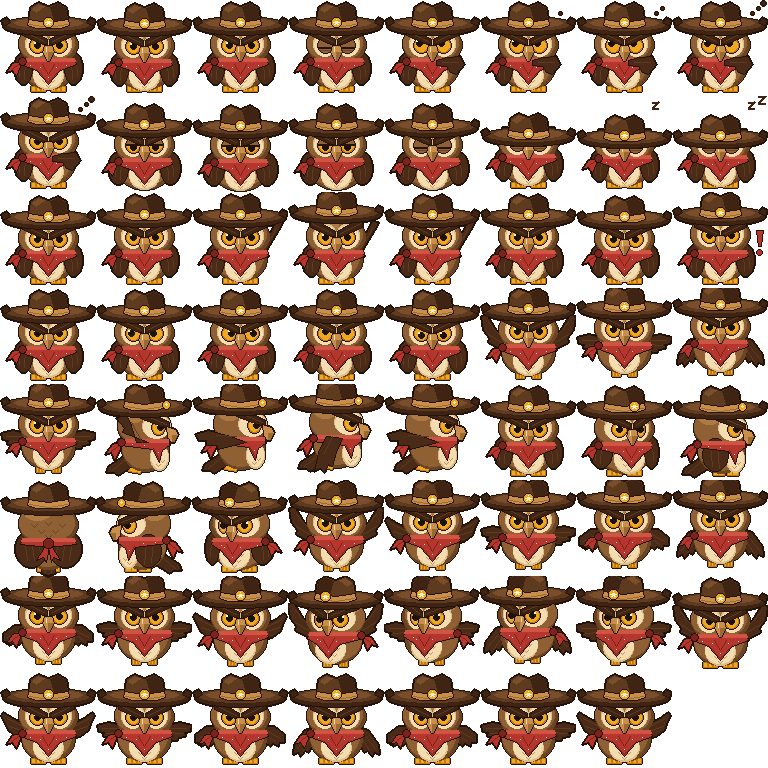

Generate this figure with Python:
from PIL import Image, ImageDraw, ImageOps
import json, os
# which hat he wears: cowboy (the usual), sheriff, bowler or sombrero. KUWA_HAT=sheriff python3 kuwa.py, or run kuwa_hats.py for all
HAT=os.environ.get('KUWA_HAT','cowboy'); SFX='' if HAT=='cowboy' else '-'+HAT
h=lambda s:(int(s[1:3],16),int(s[3:5],16),int(s[5:7],16),255)
OL=h('#24130a'); HD=h('#3f2414'); HM=h('#5e3a1f'); HL=h('#7a4e2a')
BD=h('#6b4423'); BM=h('#8f6033'); BL=h('#ad7a44'); WD=h('#4a2b17'); WM=h('#5f3a1e')
TN=h('#c98f4a'); TD=h('#9a6a30'); C=h('#f3ddb0'); CD=h('#dcbf88')
A=h('#f0a81e'); AD=h('#c47a12'); K=h('#1a120c'); W=h('#fff6dc')
R=h('#b4362c'); RD=h('#7e221c'); RL=h('#cf5444')
S=96
class Cv:
    def __init__(s):
        s.im=Image.new('RGBA',(S,S),(0,0,0,0)); s.d=ImageDraw.Draw(s.im)
    def E(s,box,f,ol=None,dy=0): s.d.ellipse([box[0],box[1]+dy,box[2],box[3]+dy],fill=f,outline=ol)
    def P(s,pts,f,ol=None,dy=0): s.d.polygon([(x,y+dy) for x,y in pts],fill=f,outline=ol)
    def L(s,pts,f,w=1,dy=0): s.d.line([(x,y+dy) for x,y in pts],fill=f,width=w)
    def pt(s,x,y,c): s.d.point((x,y),c)
    def outline(s):
        px=s.im.load(); add=[]
        for y in range(S):
            for x in range(S):
                if px[x,y][3]==0:
                    for ax,ay in ((1,0),(-1,0),(0,1),(0,-1)):
                        X,Y=x+ax,y+ay
                        if 0<=X<S and 0<=Y<S and px[X,Y][3]!=0: add.append((x,y)); break
        for x,y in add: px[x,y]=OL
mx=lambda pts:[(96-x,y) for x,y in pts]
def star5(c,cx,cy,r,f,dy):
    import math
    pts=[(cx+(r if k%2==0 else r*.45)*math.sin(k*math.pi/5),cy-(r if k%2==0 else r*.45)*math.cos(k*math.pi/5)) for k in range(10)]
    c.P(pts,f,OL,dy)
def hat(c,t,star=48,band=True):
    if HAT=='sheriff': return hat_sheriff(c,t,star)
    if HAT=='bowler': return hat_bowler(c,t,star)
    if HAT=='sombrero': return hat_sombrero(c,t,star)
    hat_cowboy(c,t,star)
def hat_sheriff(c,t,star):
    D,M,L_=h('#1f1a18'),h('#332c28'),h('#4c443e'); SV,SVD=h('#c8c8d0'),h('#8a8a94')
    c.E((1,16,95,35),D,OL,t); c.E((4,16,92,30),M,None,t); c.E((12,17,84,27),L_,None,t)
    c.P([(1,26),(0,18),(5,15),(10,22)],D,OL,t); c.P([(95,26),(96,18),(91,15),(86,22)],D,OL,t)
    c.P([(26,25),(29,5),(37,0),(48,4),(59,0),(67,5),(70,25),(60,28),(36,28)],M,OL,t)
    c.P([(50,5),(59,1),(66,6),(69,25),(60,27),(56,27)],D,None,t); c.P([(31,8),(37,3),(43,5),(35,11)],L_,None,t)
    c.P([(26,25),(27,19),(48,22),(69,19),(70,25),(60,28),(36,28)],SV,OL,t); c.L([(28,24),(48,27),(68,24)],SVD,1,t)
    if star is not None: star5(c,star,13,9,A,t); c.pt(star,13+t,W); c.pt(star-1,12+t,W)
def hat_bowler(c,t,star):
    D,M,L_=h('#1c1716'),h('#2e2826'),h('#4a423e'); B,BD_=h('#7e221c'),h('#5a1612')
    c.E((14,21,82,34),D,OL,t); c.E((17,21,79,30),M,None,t)
    c.P([(14,28),(11,22),(17,24)],D,OL,t); c.P([(82,28),(85,22),(79,24)],D,OL,t)
    c.d.chord([26,0+t,70,40+t],180,360,fill=M,outline=OL); c.d.rectangle([27,19+t,69,26+t],fill=M)
    c.d.chord([31,3+t,52,30+t],200,300,fill=L_)
    c.P([(26,20),(70,20),(70,26),(26,26)],B,OL,t); c.L([(27,25),(69,25)],BD_,1,t)
    if star is not None: c.E((star+10,21,star+14,25),h('#c98f4a'),OL,t)
def hat_sombrero(c,t,star):
    S_,SM,SD=h('#e8c274'),h('#c99a44'),h('#9a7030'); RR,GG=h('#b4362c'),h('#3f7a3a')
    c.E((-2,17,98,39),SD,OL,t); c.E((0,17,96,35),S_,None,t); c.E((10,19,86,31),SM,None,t)
    c.P([(-2,30),(-2,20),(4,17),(8,26)],SD,OL,t); c.P([(98,30),(98,20),(92,17),(88,26)],SD,OL,t)
    for k,x in enumerate(range(6,92,9)): c.pt(x,33+t+(k%2),RR); c.pt(x+1,33+t+(k%2),RR)
    c.P([(33,27),(38,6),(44,1),(52,1),(58,6),(63,27),(56,30),(40,30)],S_,OL,t)
    c.P([(50,2),(57,6),(62,26),(56,29),(53,29)],SM,None,t); c.P([(39,9),(43,4),(46,5),(41,14)],h('#f6dca0'),None,t)
    zz=[(34,22),(38,26),(42,22),(46,26),(50,22),(54,26),(58,22),(62,26)]
    c.P([(34,20),(62,20),(63,27),(33,27)],GG,OL,t); c.L(zz,RR,2,t)
def hat_cowboy(c,t,star=48):
    c.E((3,17,93,35),HD,OL,t); c.E((6,17,90,30),HM,None,t); c.E((14,18,82,27),HL,None,t)
    c.P([(3,26),(1,20),(6,17),(10,22)],HD,OL,t); c.P([(93,26),(95,20),(90,17),(86,22)],HD,OL,t)
    c.P([(27,25),(30,7),(38,2),(48,6),(58,2),(66,7),(69,25),(60,28),(36,28)],HM,OL,t)
    c.P([(50,7),(58,3),(65,8),(68,25),(60,27),(56,27)],HD,None,t)
    c.P([(32,9),(38,4),(44,6),(36,12)],HL,None,t)
    c.P([(27,25),(28,19),(48,22),(68,19),(69,25),(60,28),(36,28)],TN,OL,t)
    c.L([(29,24),(48,27),(67,24)],TD,1,t)
    if star is not None:
        sx=star-48
        c.E((43+sx,17,53+sx,27),A,OL,t)
        for (x,y) in [(48,19),(47,21),(48,21),(49,21),(45,22),(46,22),(47,22),(48,22),(49,22),(50,22),(51,22),(47,23),(48,23),(49,23),(46,24),(47,24),(49,24),(50,24)]: c.pt(x+sx,y+t,W)
def extras(c,extra):
    if extra=='bang':
        c.P([(84,38),(91,38),(89,54),(86,54)],R,OL); c.E((84,57,90,63),R,OL)
    def z(x,y,s): c.L([(x,y),(x+s,y),(x,y+s),(x+s,y+s)],HD,2)
    if extra in('z1','z2'): z(76,6,6)
    if extra=='z2': z(84,2,8) if False else z(86,-8+8,7)
    if extra and extra.startswith('dot'):
        n=int(extra[3])
        for i,(x,y,r) in enumerate([(80,12,2),(86,7,2),(91,2,3)][:n]): c.E((x-r,y-r+1,x+r,y+r+1),HD,OL)
FLY={'U':[(28,54),(16,44),(6,28),(1,30),(3,44),(9,52),(8,56),(16,60),(27,66)],
     'M':[(28,54),(12,50),(1,53),(2,59),(8,60),(7,64),(14,65),(15,68),(27,67)],
     'D':[(28,54),(16,58),(6,72),(5,82),(10,80),(12,84),(17,78),(20,80),(27,67)]}
FLYL={'U':[[(24,54),(8,36)],[(24,58),(8,48)]],'M':[[(24,56),(6,56)],[(24,60),(10,61)]],'D':[[(24,58),(9,76)],[(25,62),(15,78)]]}
_l=lambda A,B:[((a[0]+b[0])/2,(a[1]+b[1])/2) for a,b in zip(A,B)]
FLY['a']=_l(FLY['U'],FLY['M']); FLY['b']=_l(FLY['M'],FLY['D'])
FLYL['a']=[_l(x,y) for x,y in zip(FLYL['U'],FLYL['M'])]; FLYL['b']=[_l(x,y) for x,y in zip(FLYL['M'],FLYL['D'])]
def front(hdy=0,bob=0,gy=0,hatd=0,eyes='open',look=(0,0),brow=0,wing='down',feet='stand',sf=0,puff=0,extra=None):
    c=Cv(); o=hdy+bob+gy; b=bob+gy; t=o+hatd
    # feet
    if feet=='stand':
        for cx in (38,58):
            for k in (-5,0,5): c.P([(cx+k-2,86),(cx+k+2,86),(cx+k+2,91),(cx+k-2,91)],A,AD)
    elif feet=='tuck':
        for cx in (40,56):
            for k in (-3,0,3): c.P([(cx+k-1,86),(cx+k+1,86),(cx+k+1,92),(cx+k-1,92)],A,AD,b)
    if wing[:3]=='fly':
        k=wing[3]
        for m in (False,True):
            pts=FLY[k]; c.P(mx(pts) if m else pts,WD,OL,b)
            for ln in FLYL[k]: c.L(mx(ln) if m else ln,WM,1,b)
    # body
    c.E((22-puff,44,74+puff,89),BD,None,b); c.E((22-puff,43,71+puff,86),BM,None,b)
    nearw=4 if sf>0 else 0
    if wing[:3]!='fly':
        c.E((14-puff,52,32+nearw,84),WD,OL,b); c.L([(20,60),(19,76)],WM,1,b); c.L([(25,60),(24,79)],WM,1,b)
        if wing=='down':
            c.E((64+nearw,52,82+puff,84),WD,OL,b); c.L([(76,60),(77,76)],WM,1,b)
            if not nearw: c.L([(71,60),(72,79)],WM,1,b)
        elif wing=='up':
            c.P([(66,62),(74,58),(86,38+o-b),(90,30+o-b),(84,29+o-b),(78,40+o-b),(68,52)],WD,OL,b); c.L([(72,56),(84,36+o-b)],WM,1,b)
    # belly
    bs=sf*5//7
    c.E((33+bs,62,63+bs,89),CD,None,b); c.E((33+bs,61,62+bs,87),C,None,b)
    for (x,y) in [(41,74),(48,72),(55,74),(44,80),(52,80),(48,85)]:
        c.L([(x-2+bs,y),(x+bs,y+2),(x+2+bs,y)],TN,1,b)
    # head
    c.E((19,24,77,65),BD,None,o); c.E((19,23,74,62),BM,None,o); c.E((24,26,50,40),BL,None,o)
    # bandana
    ps=sf
    c.P([(22,58),(74,58),(76,64),(60+ps,70),(48+ps,84),(36+ps,70),(20,64)],R,OL,b)
    c.P([(22,58),(74,58),(75,61),(21,61)],RL,None,b)
    c.L([(36+ps,69),(48+ps,82),(60+ps,69)],RD,1,b); c.L([(42+ps,64),(48+ps,74)],RD,1,b); c.L([(54+ps,64),(48+ps,74)],RD,1,b)
    for (x,y) in [(30,65),(40+ps,67),(56+ps,67),(66,65),(48+ps,77)]: c.pt(x,y+b,C)
    c.P([(22,60),(12,63),(6,72),(12,70),(16,76),(20,66)],R,OL,b); c.L([(20,62),(12,69)],RD,1,b)
    c.E((18,57,26,65),RD,OL,b)
    # face
    bx=48+sf+(1 if sf else 0)                 # beak centre
    far=2 if sf else 0
    dl=(25+sf//2,31,bx,56); dr=(bx,31,71+ (3 if sf else 0)-far,56)
    for box in (dl,dr):
        c.E(box,CD,None,o); c.E((box[0]+1,box[1]+2,box[2]-1,box[3]),C,None,o)
    lx,ly=look
    ecs=[((dl[0]+dl[2])//2+1,8),((dr[0]+dr[2])//2,8-far-(1 if sf else 0))]
    for cx,rx in ecs:
        if eyes in('open','half'):
            c.E((cx-rx,37,cx+rx,53),AD,OL,o); c.E((cx-rx+2,39,cx+rx-2,51),A,None,o)
            py=ly+(2 if eyes=='half' else 0)
            c.E((cx-3+lx,42+py,cx+3+lx,48+py),K,None,o)
            c.d.rectangle([cx-3+lx,42+py+o,cx-2+lx,43+py+o],fill=W)
            if eyes=='half':
                c.d.chord([cx-rx,37+o,cx+rx,53+o],180,360,fill=BM,outline=OL); c.L([(cx-rx,45),(cx+rx,45)],OL,1,o)
        else:
            c.E((cx-rx,37,cx+rx,53),BM,OL,o); c.L([(cx-rx+1,47),(cx+rx-1,47)],OL,2,o); c.L([(cx-rx+3,50),(cx+rx-3,50)],BD,1,o)
    bd=brow; lo=dl[0]-3; ro=dr[2]+3
    c.P([(lo,29+bd),(lo+8,29+bd),(bx-1,39+bd),(bx-1,45+bd),(bx-8,43+bd),(lo,35+bd)],HD,OL,o)
    c.P([(ro,29+bd),(ro-8,29+bd),(bx+1,39+bd),(bx+1,45+bd),(bx+8,43+bd),(ro,35+bd)],HD,OL,o)
    c.L([(lo+2,31+bd),(bx-4,41+bd)],HM,1,o); c.L([(ro-2,31+bd),(bx+4,41+bd)],HM,1,o)
    q=bx-48
    c.P([(44+q,45),(52+q,45),(54+q,52),(49+q,61),(47+q,61),(42+q,52)],TN,OL,o)
    c.P([(48+q,52),(53+q,52),(49+q,60),(48+q,60)],TD,None,o); c.L([(46+q,47),(46+q,51)],C,1,o)
    if wing=='chin':
        c.P([(72,74),(80,64),(76,56),(62+q,57),(52+q,60),(52+q,65),(62+q,66),(66,72)],WD,OL,o); c.L([(74,62),(58+q,62)],WM,1,o)
    hat(c,t,star=48+sf+(3 if sf else 0))
    c.outline(); extras(c,extra); return c.im
SW={'rest':None,
    'U':[(40,60),(34,40),(22,20),(18,26),(24,34),(20,36),(28,46),(26,50),(52,60)],
    'M':[(38,56),(16,50),(3,54),(6,60),(14,60),(14,65),(24,65),(26,69),(54,62)],
    'D':[(38,58),(30,74),(26,93),(32,90),(36,94),(40,86),(44,88),(48,74),(54,60)]}
def side(bob=0,gy=0,wing='rest',feet='stand',eyes='open'):
    c=Cv(); b=bob+gy; o=b
    if feet=='stand':
        for cx in (44,58): c.P([(cx-3,86),(cx+8,86),(cx+8,91),(cx-3,91)],A,AD); c.L([(cx+2,87),(cx+2,90)],AD,1)
    else:
        c.P([(34,84),(46,86),(44,91),(32,89)],A,AD,b)
    c.P([(30,72),(12,84),(10,90),(18,90),(22,93),(36,84)],WD,OL,b); c.L([(28,78),(16,88)],WM,1,b)
    c.E((26,44,72,89),BD,None,b); c.E((26,43,70,86),BM,None,b)
    c.E((54,62,72,88),CD,None,b); c.E((55,62,71,86),C,None,b)
    for (x,y) in [(63,72),(66,78),(62,82)]: c.L([(x-2,y),(x,y+2),(x+2,y)],TN,1,b)
    c.E((22,24,74,65),BD,None,o); c.E((22,23,72,62),BM,None,o); c.E((26,26,48,40),BL,None,o)
    if wing=='rest':
        c.E((30,54,56,87),WD,OL,b); c.L([(38,62),(40,82)],WM,1,b); c.L([(45,62),(47,84)],WM,1,b)
    c.P([(26,57),(72,57),(73,63),(66,68),(63,80),(56,67),(25,63)],R,OL,b)
    c.P([(26,57),(72,57),(72,60),(25,60)],RL,None,b); c.L([(57,66),(63,78)],RD,1,b)
    for (x,y) in [(36,62),(48,63),(62,70)]: c.pt(x,y+b,C)
    c.P([(27,59),(16,62),(9,72),(15,70),(18,78),(24,66)],R,OL,b); c.L([(24,62),(15,69)],RD,1,b)
    c.E((21,56,29,64),RD,OL,b)
    c.E((46,31,74,56),CD,None,o); c.E((47,33,73,56),C,None,o)
    cx=62
    if eyes=='open':
        c.E((cx-7,37,cx+7,53),AD,OL,o); c.E((cx-5,39,cx+5,51),A,None,o); c.E((cx-1,42,cx+5,48),K,None,o)
        c.d.rectangle([cx-1,42+o,cx,43+o],fill=W)
    else:
        c.E((cx-7,37,cx+7,53),BM,OL,o); c.L([(cx-6,47),(cx+6,47)],OL,2,o)
    c.P([(44,30),(53,29),(73,40),(73,46),(65,44),(44,36)],HD,OL,o); c.L([(46,32),(70,42)],HM,1,o)
    c.P([(70,44),(79,47),(82,52),(78,60),(75,60),(71,55)],TN,OL,o); c.P([(76,53),(81,53),(78,59),(76,59)],TD,None,o)
    if wing!='rest':
        c.P(SW[wing],WD,OL,b)
        a,bb=SW[wing][0],SW[wing][2]; c.L([(a[0]+6,a[1]),( (a[0]+bb[0])//2+4,(a[1]+bb[1])//2)],WM,1,b)
    hat(c,o,star=None)
    c.E((66,18,74,27),A,OL,o); c.pt(70,22+o,W); c.pt(69,22+o,W); c.pt(70,21+o,W); c.pt(70,23+o,W); c.pt(71,22+o,W)
    c.outline(); return c.im
def back(bob=0):
    c=Cv(); b=bob; o=b
    for cx in (40,56): c.P([(cx-3,87),(cx+3,87),(cx+3,91),(cx-3,91)],A,AD)
    c.P([(40,82),(56,82),(55,93),(48,95),(41,93)],WD,OL,b); c.L([(45,84),(45,92)],WM,1,b); c.L([(51,84),(51,92)],WM,1,b)
    c.E((22,44,74,89),BD,None,b); c.E((22,43,71,86),BM,None,b)
    c.E((15,50,47,87),WD,OL,b); c.E((49,50,81,87),WD,OL,b)
    for x in (24,31,38): c.L([(x,60),(x+3,80)],WM,1,b)
    for x in (72,65,58): c.L([(x,60),(x-3,80)],WM,1,b)
    c.E((19,24,77,65),BD,None,o); c.E((19,23,74,62),BM,None,o); c.E((24,26,50,40),BL,None,o)
    for (x,y) in [(34,44),(48,42),(62,44),(41,50),(55,50),(48,55)]: c.L([(x-3,y),(x,y+3),(x+3,y)],BD,1,o)
    c.P([(22,58),(74,58),(76,64),(48,67),(20,64)],R,OL,b); c.P([(22,58),(74,58),(75,61),(21,61)],RL,None,b)
    c.P([(46,64),(36,80),(43,77),(46,82),(49,67)],R,OL,b); c.P([(50,64),(60,80),(53,77),(51,82),(48,67)],R,OL,b)
    c.E((43,58,53,68),RD,OL,b)
    hat(c,o,star=None)
    c.outline(); return c.im
F=front
flip=ImageOps.mirror
tags=[
 ('idle',[(F(),1800),(F(bob=1),700),(F(),1200),(F(eyes='closed'),110)]),
 ('think',[(F(wing='chin',look=(-2,-2)),600),(F(wing='chin',look=(-2,-2),extra='dot1'),350),(F(wing='chin',look=(-2,-2),extra='dot2'),350),(F(wing='chin',look=(-2,-2),extra='dot3'),700),(F(wing='chin',brow=2,extra='dot3'),600)]),
 ('rest',[(F(gy=4,puff=2,eyes='half',hatd=2,feet='none'),1500),(F(gy=4,bob=1,puff=3,eyes='half',hatd=2,feet='none'),1500),(F(gy=4,puff=2,eyes='half',hatd=2,feet='none'),1000),(F(gy=4,puff=2,eyes='closed',hatd=2,feet='none'),350)]),
 ('sleep',[(F(eyes='closed',hatd=13,hdy=2),900),(F(eyes='closed',hatd=13,hdy=3,bob=1,extra='z1'),900),(F(eyes='closed',hatd=13,hdy=3,bob=1,extra='z2'),900)]),
 ('approve',[(F(hdy=2),120),(F(),100),(F(wing='up'),120),(F(wing='up',hatd=-4),380),(F(wing='up'),120),(F(),500)]),
 ('alert',[(F(hdy=2),80),(F(brow=2,hdy=-2,extra='bang'),500),(F(brow=2),300)]),
 ('look',[(F(look=(-2,0)),100),(F(look=(2,0)),100),(F(look=(0,-2)),100),(F(look=(0,2)),100)]),
 ('fly',[(F(gy=-2,wing='flyU',feet='tuck'),110),(F(gy=-4,wing='flyM',feet='tuck'),90),(F(gy=-6,wing='flyD',feet='tuck'),130),(F(gy=-4,wing='flyM',feet='tuck'),90)]),
 ('fly-side',[(side(gy=-2,wing='U',feet='tuck'),110),(side(gy=-4,wing='M',feet='tuck'),90),(side(gy=-6,wing='D',feet='tuck'),130),(side(gy=-4,wing='M',feet='tuck'),90)]),
 ('turn',[(F(),400),(F(sf=7),400),(side(),400),(back(),400),(flip(side()),400),(flip(F(sf=7)),400)]),
 ('fly8',[(F(gy=g,wing='fly'+k,feet='tuck'),55) for k,g in [('U',-2),('a',-3),('M',-4),('b',-5),('D',-6),('b',-5),('M',-4),('a',-3)]]),
 ('bank',[(flip(F(sf=7,gy=g,wing='fly'+k,feet='tuck')),80) for k,g in [('U',-2),('M',-4),('D',-6),('M',-4)]]),
 ('gust',[(F(brow=2,wing='fly'+k),60) for k in ['U','a','M','b','D','b','M','a']]),
]
frames=[];meta=[];i=0
for name,fs in tags:
    a=i
    for im,dur in fs: frames.append((im,dur)); i+=1
    meta.append({"name":name,"from":a,"to":i-1,"direction":"forward"})
n=len(frames); COLS=8; rows=(n+COLS-1)//COLS
sheet=Image.new('RGBA',(S*COLS,S*rows),(0,0,0,0))
pos=[((k%COLS)*S,(k//COLS)*S) for k in range(n)]
for k,(im,dur) in enumerate(frames): sheet.paste(im,pos[k])
sheet.save('kuwa.png' if not SFX else os.path.join(os.path.dirname(os.path.abspath(__file__)),'..','..','frontend','assets','img','kuwa'+SFX+'.png'),optimize=True)
if SFX: raise SystemExit
js={"frames":[{"filename":f"kuwa {k}.aseprite","frame":{"x":pos[k][0],"y":pos[k][1],"w":S,"h":S},"rotated":False,"trimmed":False,"spriteSourceSize":{"x":0,"y":0,"w":S,"h":S},"sourceSize":{"w":S,"h":S},"duration":dur} for k,(im,dur) in enumerate(frames)],
"meta":{"app":"https://www.aseprite.org/","image":"kuwa.png","format":"RGBA8888","size":{"w":S*COLS,"h":S*rows},"scale":"1","frameTags":meta}}
json.dump(js,open('kuwa.json','w'),indent=1)
sc=2
pv=Image.new('RGBA',(sheet.width*sc,sheet.height*sc),(0xf4,0xee,0xdf,255))
big=sheet.resize(pv.size,Image.NEAREST); pv.paste(big,(0,0),big); pv.save('kuwa_preview.png')
print(n,[(m['name'],m['from'],m['to']) for m in meta])
